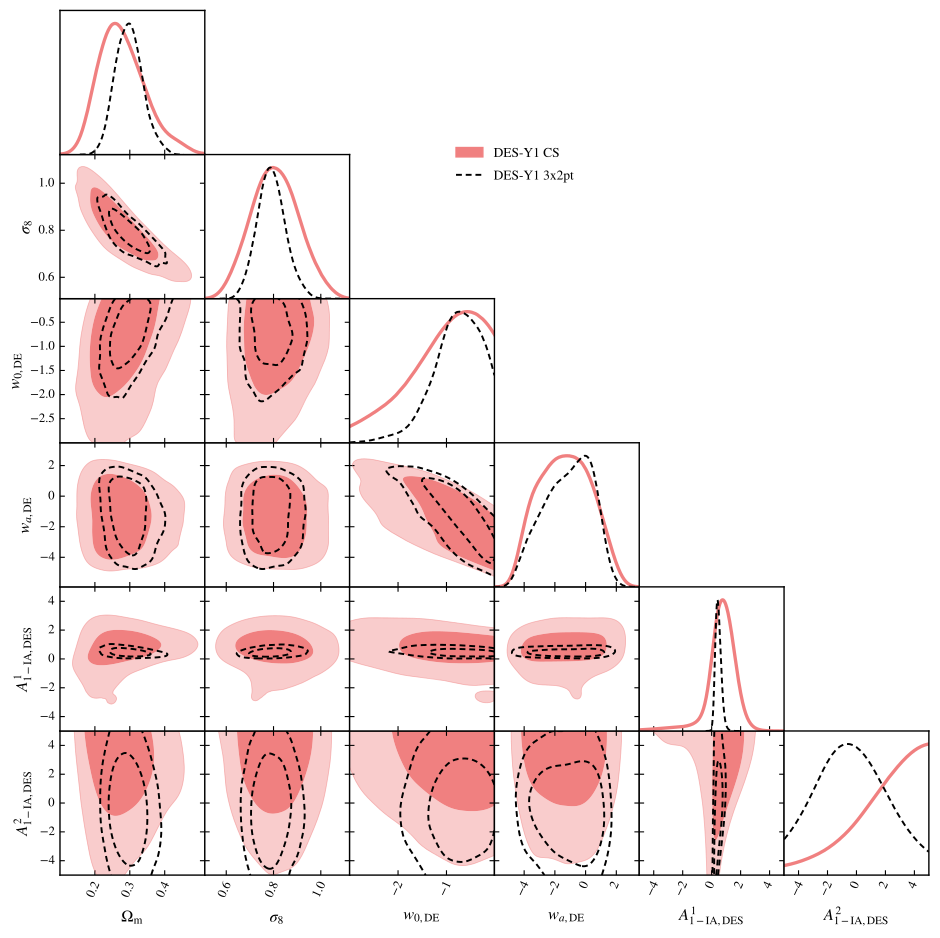

The Python source for this figure:
import getdist.plots as gplot
from getdist import MCSamples
from getdist import loadMCSamples
import os
import matplotlib
import subprocess
import matplotlib.pyplot as plt
import numpy as np

# GENERAL PLOT OPTIONS
matplotlib.rcParams['mathtext.fontset'] = 'stix'
matplotlib.rcParams['font.family'] = 'STIXGeneral'
matplotlib.rcParams['mathtext.rm'] = 'Bitstream Vera Sans'
matplotlib.rcParams['mathtext.it'] = 'Bitstream Vera Sans:italic'
matplotlib.rcParams['mathtext.bf'] = 'Bitstream Vera Sans:bold'
matplotlib.rcParams['xtick.bottom'] = True
matplotlib.rcParams['xtick.top'] = False
matplotlib.rcParams['ytick.right'] = False
matplotlib.rcParams['axes.edgecolor'] = 'black'
matplotlib.rcParams['axes.linewidth'] = '1.0'
matplotlib.rcParams['axes.labelsize'] = 'medium'
matplotlib.rcParams['axes.grid'] = True
matplotlib.rcParams['grid.linewidth'] = '0.0'
matplotlib.rcParams['grid.alpha'] = '0.18'
matplotlib.rcParams['grid.color'] = 'lightgray'
matplotlib.rcParams['legend.labelspacing'] = 0.77
matplotlib.rcParams['savefig.bbox'] = 'tight'
matplotlib.rcParams['savefig.format'] = 'pdf'

parameter = [u'omegam',u'sigma8', u'w', u'wa',u'DES_A1_1', u'DES_A1_2']
chaindir=os.getcwd()

analysissettings={'smooth_scale_1D':0.35,'smooth_scale_2D':0.35,'ignore_rows': u'0.5',
'range_confidence' : u'0.01'}

analysissettings2={'smooth_scale_1D':0.35,'smooth_scale_2D':0.35,'ignore_rows': u'0.0',
'range_confidence' : u'0.01'}

root_chains = (
  'EXAMPLE_MCMC3',
  'EXAMPLE_MCMC4'
)


# --------------------------------------------------------------------------------
samples=loadMCSamples(chaindir + '/../chains/' + root_chains[0],settings=analysissettings)
p = samples.getParams()
samples.addDerived(p.omegam*p.H0/100.,name='gamma',label='{\\Omega_m h}')
samples.addDerived(p.s8omegamp5/0.5477225575,name='SS8',label='{S_8}')
samples.saveAsText(chaindir + '/.VM_P5_TMP1')
# --------------------------------------------------------------------------------
samples=loadMCSamples(chaindir + '/../chains/' + root_chains[1],settings=analysissettings)
p = samples.getParams()
samples.addDerived(p.omegam*p.H0/100.,name='gamma',label='{\\Omega_m h}')
samples.addDerived(p.s8omegamp5/0.5477225575,name='SS8',label='{S_8}')
samples.saveAsText(chaindir + '/.VM_P5_TMP2')
# --------------------------------------------------------------------------------

#GET DIST PLOT SETUP
g=gplot.getSubplotPlotter(chain_dir=chaindir,analysis_settings=analysissettings2,width_inch=9.5)
g.settings.axis_tick_x_rotation=65
g.settings.lw_contour = 1.2
g.settings.legend_rect_border = False
g.settings.figure_legend_frame = False
g.settings.axes_fontsize = 13.0
g.settings.legend_fontsize = 13.5
g.settings.alpha_filled_add = 0.85
g.settings.lab_fontsize=15.5
g.legend_labels=False

param_3d = None
g.triangle_plot([chaindir + '/.VM_P5_TMP1', 
                 chaindir + '/.VM_P5_TMP2'],
parameter,
plot_3d_with_param=param_3d,line_args=[
{'lw': 2.4,'ls': 'solid', 'color':'lightcoral'},
{'lw': 1.4,'ls': '--', 'color':'black'},
{'lw': 1.0,'ls': 'solid', 'color': 'indigo'},
],
contour_colors=['lightcoral','black','indigo'],
contour_ls=['solid','--','solid'], 
contour_lws=[2.4,1.4,1.0],
filled=[True,False,False],
shaded=False,
legend_labels=[
'DES-Y1 CS',
'DES-Y1 3x2pt'
],
legend_loc=(0.48, 0.80))

g.export()
